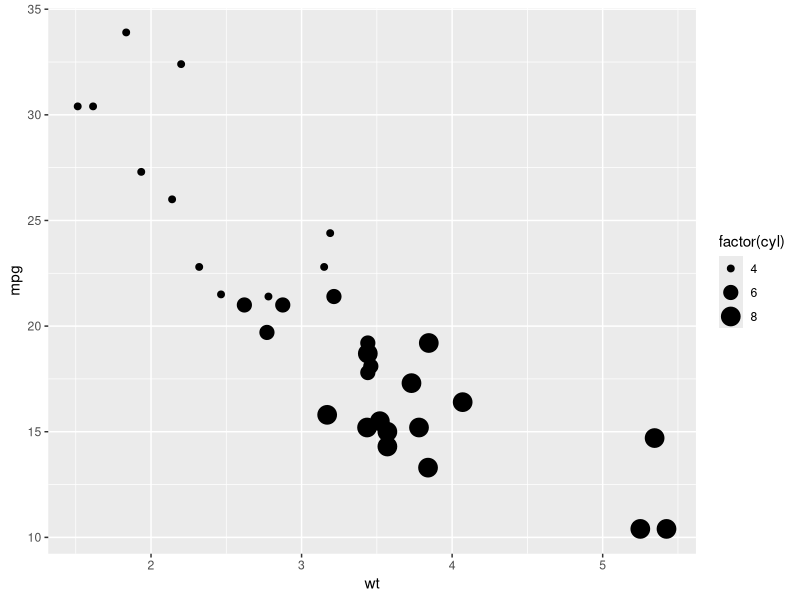

Write R code to recreate this figure.
library(ggplot2)

df <- mtcars

print(head(df))

#Data & Aesthetics layer
pl <- ggplot(data=df,aes(x=wt,y=mpg))

#Geometry layer
#Adding the data & Aesthetics layer to geom layer
print(pl + geom_point(aes(size=factor(cyl))))